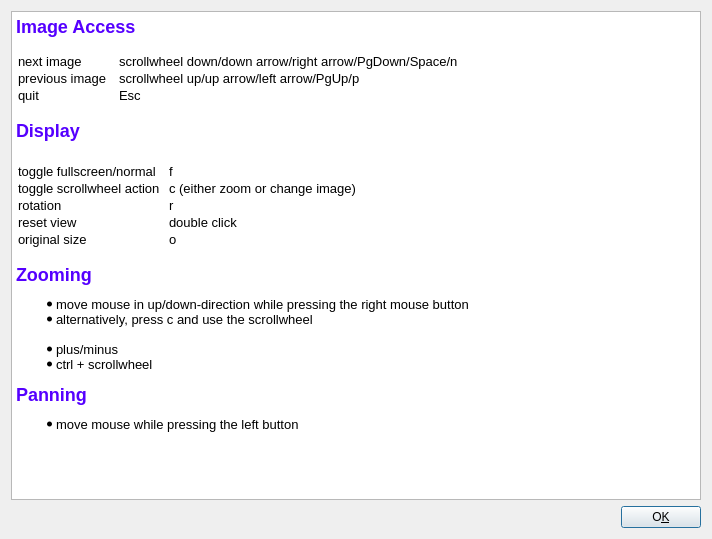
<ui version="4.0" >
 <class>HelpDialog</class>
 <widget class="QDialog" name="HelpDialog" >
  <property name="windowModality" >
   <enum>Qt::WindowModal</enum>
  </property>
  <property name="geometry" >
   <rect>
    <x>0</x>
    <y>0</y>
    <width>712</width>
    <height>539</height>
   </rect>
  </property>
  <property name="windowTitle" >
   <string>Usage Image Viewer</string>
  </property>
  <property name="modal" >
   <bool>true</bool>
  </property>
  <layout class="QGridLayout" name="gridLayout" >
   <item row="0" column="0" colspan="2" >
    <widget class="QTextBrowser" name="textBrowser2" >
     <property name="html" >
      <string>&lt;!DOCTYPE HTML PUBLIC "-//W3C//DTD HTML 4.0//EN" "http://www.w3.org/TR/REC-html40/strict.dtd">
&lt;html>&lt;head>&lt;meta name="qrichtext" content="1" />&lt;style type="text/css">
p, li { white-space: pre-wrap; }
&lt;/style>&lt;/head>&lt;body style=" font-family:'Sans Serif'; font-size:10pt; font-weight:400; font-style:normal;">
&lt;p style=" margin-top:0px; margin-bottom:0px; margin-left:0px; margin-right:0px; -qt-block-indent:0; text-indent:0px;">&lt;span style=" font-size:x-large; font-weight:600; color:#5500ff;">Image Access&lt;/span>&lt;br />&lt;/p>
&lt;table border="0" style=" margin-top:0px; margin-bottom:0px; margin-left:0px; margin-right:0px;" cellspacing="2" cellpadding="0">
&lt;tr>
&lt;td>
&lt;p style=" margin-top:0px; margin-bottom:0px; margin-left:0px; margin-right:0px; -qt-block-indent:0; text-indent:0px;">next image  &lt;/p>&lt;/td>
&lt;td>
&lt;p style=" margin-top:0px; margin-bottom:0px; margin-left:0px; margin-right:0px; -qt-block-indent:0; text-indent:0px;">scrollwheel down/down arrow/right arrow/PgDown/Space/n   &lt;/p>&lt;/td>&lt;/tr>
&lt;tr>
&lt;td>
&lt;p style=" margin-top:0px; margin-bottom:0px; margin-left:0px; margin-right:0px; -qt-block-indent:0; text-indent:0px;">previous image   &lt;/p>&lt;/td>
&lt;td>
&lt;p style=" margin-top:0px; margin-bottom:0px; margin-left:0px; margin-right:0px; -qt-block-indent:0; text-indent:0px;">scrollwheel up/up arrow/left arrow/PgUp/p   &lt;/p>&lt;/td>&lt;/tr>
&lt;tr>
&lt;td>
&lt;p style=" margin-top:0px; margin-bottom:0px; margin-left:0px; margin-right:0px; -qt-block-indent:0; text-indent:0px;">quit  &lt;/p>&lt;/td>
&lt;td>
&lt;p style=" margin-top:0px; margin-bottom:0px; margin-left:0px; margin-right:0px; -qt-block-indent:0; text-indent:0px;">Esc    &lt;/p>&lt;/td>&lt;/tr>&lt;/table>
&lt;p style="-qt-paragraph-type:empty; margin-top:0px; margin-bottom:0px; margin-left:0px; margin-right:0px; -qt-block-indent:0; text-indent:0px;">&lt;/p>
&lt;p style=" margin-top:0px; margin-bottom:0px; margin-left:0px; margin-right:0px; -qt-block-indent:0; text-indent:0px; font-weight:600;">&lt;span style=" font-size:x-large; color:#5500ff;">Display&lt;/span>&lt;/p>
&lt;p style="-qt-paragraph-type:empty; margin-top:0px; margin-bottom:0px; margin-left:0px; margin-right:0px; -qt-block-indent:0; text-indent:0px; font-size:x-large; font-weight:600; color:#5500ff;">&lt;/p>
&lt;p style="-qt-paragraph-type:empty; margin-top:0px; margin-bottom:0px; margin-left:0px; margin-right:0px; -qt-block-indent:0; text-indent:0px; font-size:x-large; font-weight:600; color:#5500ff;">&lt;/p>
&lt;table border="0" style=" margin-top:0px; margin-bottom:0px; margin-left:0px; margin-right:0px;" cellspacing="2" cellpadding="0">
&lt;tr>
&lt;td>
&lt;p style=" margin-top:0px; margin-bottom:0px; margin-left:0px; margin-right:0px; -qt-block-indent:0; text-indent:0px;">toggle fullscreen/normal   &lt;/p>&lt;/td>
&lt;td>
&lt;p style=" margin-top:0px; margin-bottom:0px; margin-left:0px; margin-right:0px; -qt-block-indent:0; text-indent:0px;">f    &lt;/p>&lt;/td>&lt;/tr>
&lt;tr>
&lt;td>
&lt;p style=" margin-top:0px; margin-bottom:0px; margin-left:0px; margin-right:0px; -qt-block-indent:0; text-indent:0px;">toggle scrollwheel action  &lt;/p>&lt;/td>
&lt;td>
&lt;p style=" margin-top:0px; margin-bottom:0px; margin-left:0px; margin-right:0px; -qt-block-indent:0; text-indent:0px;">c (either zoom or change image)   &lt;/p>&lt;/td>&lt;/tr>
&lt;tr>
&lt;td>
&lt;p style=" margin-top:0px; margin-bottom:0px; margin-left:0px; margin-right:0px; -qt-block-indent:0; text-indent:0px;">rotation   &lt;/p>&lt;/td>
&lt;td>
&lt;p style=" margin-top:0px; margin-bottom:0px; margin-left:0px; margin-right:0px; -qt-block-indent:0; text-indent:0px;">r    &lt;/p>&lt;/td>&lt;/tr>
&lt;tr>
&lt;td>
&lt;p style=" margin-top:0px; margin-bottom:0px; margin-left:0px; margin-right:0px; -qt-block-indent:0; text-indent:0px;">reset view   &lt;/p>&lt;/td>
&lt;td>
&lt;p style=" margin-top:0px; margin-bottom:0px; margin-left:0px; margin-right:0px; -qt-block-indent:0; text-indent:0px;">double click    &lt;/p>&lt;/td>&lt;/tr>
&lt;tr>
&lt;td>
&lt;p style=" margin-top:0px; margin-bottom:0px; margin-left:0px; margin-right:0px; -qt-block-indent:0; text-indent:0px;">original size  &lt;/p>&lt;/td>
&lt;td>
&lt;p style=" margin-top:0px; margin-bottom:0px; margin-left:0px; margin-right:0px; -qt-block-indent:0; text-indent:0px;">o   &lt;/p>&lt;/td>&lt;/tr>&lt;/table>
&lt;p style=" margin-top:0px; margin-bottom:0px; margin-left:0px; margin-right:0px; -qt-block-indent:0; text-indent:0px;">&lt;br />&lt;span style=" font-size:x-large; font-weight:600; color:#5500ff;">Zooming&lt;/span>&lt;/p>
&lt;ul style="-qt-list-indent: 1;">&lt;li style=" margin-top:12px; margin-bottom:0px; margin-left:0px; margin-right:0px; -qt-block-indent:0; text-indent:0px;">move mouse in up/down-direction while pressing the right mouse button&lt;/li>
&lt;li style=" margin-top:0px; margin-bottom:0px; margin-left:0px; margin-right:0px; -qt-block-indent:0; text-indent:0px;">alternatively, press c and use the scrollwheel&lt;br />&lt;/li>
&lt;li style=" margin-top:0px; margin-bottom:0px; margin-left:0px; margin-right:0px; -qt-block-indent:0; text-indent:0px;">plus/minus&lt;/li>
&lt;li style=" margin-top:0px; margin-bottom:12px; margin-left:0px; margin-right:0px; -qt-block-indent:0; text-indent:0px;">ctrl + scrollwheel&lt;/li>&lt;/ul>
&lt;p style=" margin-top:0px; margin-bottom:12px; margin-left:0px; margin-right:0px; -qt-block-indent:0; text-indent:0px; font-size:x-large; font-weight:600; color:#5500ff;">&lt;span style=" font-size:x-large;">Panning&lt;/span>&lt;/p>
&lt;ul style="-qt-list-indent: 1;">&lt;li style=" margin-top:12px; margin-bottom:12px; margin-left:0px; margin-right:0px; -qt-block-indent:0; text-indent:0px;">move mouse while pressing the left button&lt;/li>&lt;/ul>&lt;/body>&lt;/html></string>
     </property>
     <property name="text" stdset="0" >
      <string>&lt;b>&lt;font color="#5500ff">&lt;font size="+2">Image Access&lt;/font>&lt;/font>&lt;/b>&lt;br>
&lt;TABLE> 
 &lt;TR> 
 &lt;TD>next image&lt;/TD> 
 &lt;TD>scrollwheel down/down arrow/right arrow/PgDown/Space/n&lt;/TD>
 &lt;/TR> 
 &lt;TR> 
 &lt;TD>previous image &lt;/TD> 
 &lt;TD>scrollwheel up/up arrow/left arrow/PgUp/p &lt;/TD> 
 &lt;/TR>
&lt;TR> 
 &lt;TD>quit&lt;/TD> 
 &lt;TD>Esc&lt;/TD> 
 &lt;/TR> 
 &lt;/TABLE>
&lt;br>
 &lt;TH>&lt;b>&lt;font color="#5500ff">&lt;font size="+2">Display&lt;/font>&lt;/font>&lt;/b>&lt;/TH> &lt;/br>
&lt;TABLE> 
 &lt;TR> 
 &lt;TD>toggle fullscreen/normal &lt;/TD> 
 &lt;TD>f&lt;/TD> 
 &lt;/TR> 
 &lt;TR> 
 &lt;TD>toggle scrollwheel action&lt;/TD> 
 &lt;TD>c (either zoom or change image)&lt;/TD> 
 &lt;/TR>
 &lt;TR> 
 &lt;TD>rotation &lt;/TD> 
 &lt;TD>r&lt;/TD> 
 &lt;/TR> 
 &lt;TR> 
 &lt;TD>reset view &lt;/TD> 
 &lt;TD>double click&lt;/TD> 
 &lt;/TR> 
 &lt;TR> 
 &lt;TD>original size&lt;/TD> 
 &lt;TD>o&lt;/TD> 
 &lt;/TR>
 &lt;/TABLE>
&lt;br>


&lt;b>&lt;font color="#5500ff" size="+2">Zooming&lt;/font>&lt;/b>&lt;br> 
&lt;UL>
&lt;LI>move mouse in up/down-direction while pressing the right mouse button
&lt;LI>alternatively, press c and use the scrollwheel&lt;br>
&lt;LI>plus/minus
&lt;LI>ctrl + scrollwheel
&lt;/UL>

&lt;b>&lt;font color="#5500ff" size="+2">Panning&lt;/font>&lt;/b>&lt;br>
&lt;UL> 
&lt;LI>move mouse while pressing the left button
&lt;/UL></string>
     </property>
    </widget>
   </item>
   <item row="1" column="0" >
    <spacer name="horizontalSpacer" >
     <property name="orientation" >
      <enum>Qt::Horizontal</enum>
     </property>
     <property name="sizeHint" stdset="0" >
      <size>
       <width>650</width>
       <height>20</height>
      </size>
     </property>
    </spacer>
   </item>
   <item row="1" column="1" >
    <widget class="QPushButton" name="pushButton1" >
     <property name="text" >
      <string>O&amp;K</string>
     </property>
    </widget>
   </item>
  </layout>
 </widget>
 <layoutdefault spacing="6" margin="11" />
 <pixmapfunction>qPixmapFromMimeSource</pixmapfunction>
 <resources/>
 <connections>
  <connection>
   <sender>pushButton1</sender>
   <signal>clicked()</signal>
   <receiver>HelpDialog</receiver>
   <slot>close()</slot>
   <hints>
    <hint type="sourcelabel" >
     <x>374</x>
     <y>512</y>
    </hint>
    <hint type="destinationlabel" >
     <x>355</x>
     <y>269</y>
    </hint>
   </hints>
  </connection>
 </connections>
</ui>
